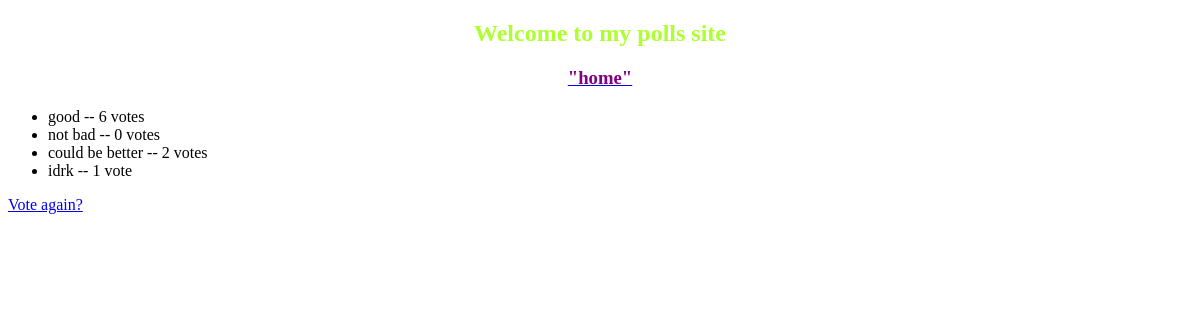
/polls/1/results/, run on an earlier commit of the app's database.
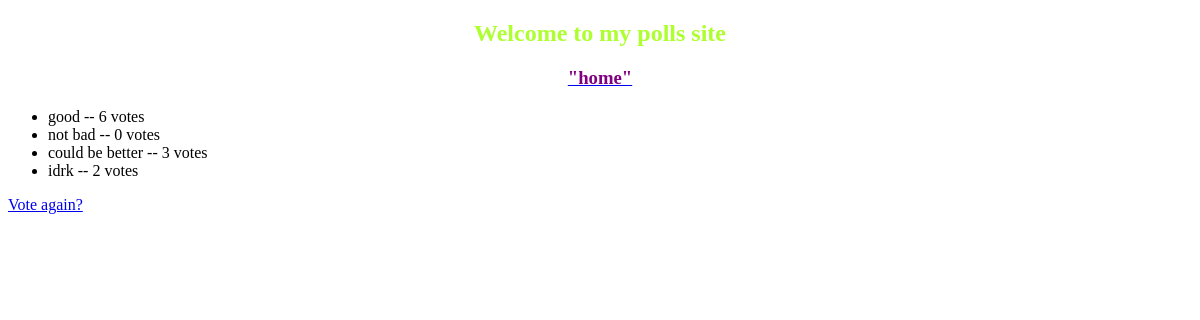
And on a later commit of the database.
### polls/models.py (models this page shows, shortened)
class Choice(models.Model):
    question = models.ForeignKey(Question, on_delete=models.CASCADE)
    choice_text = models.CharField(max_length=200)
    votes = models.IntegerField(default=0)

### polls/views.py (the view)
# urls.py: path('polls/<int:pk>/results/', views.ResultsView.as_view(), name='results'),
class ResultsView(generic.DetailView):
    model = Question
    template_name = 'results.html'

### templates/results.html (shortened to what this page needs)
{% extends 'base.html'%}
{% block content %}
<ul>
{% for choice in question.choice_set.all %}
    <li>{{ choice.choice_text }} -- {{ choice.votes }} vote{{ choice.votes|pluralize }}</li>
{% endfor %}
</ul>
<a href="{% url 'polls:detail' question.id %}">Vote again?</a>
{% endblock %}

### templates/base.html (shortened to what this page needs)
<!DOCTYPE Html>
<html lang="en">
{% load static %}
<link rel="stylesheet" type="text/css" href="{% static 'style.css' %}">
<head>
</head>
<header>
        <h2> Welcome to my polls site </h2>
        <a href="{% url 'polls:index' %}"><h3>"home"</h3></a>
</header>
<body>
{% block content %}{% endblock %}
</body>
</html>

### polls/static/style.css (style rules this page uses)
h2 { color: greenyellow; text-align: center; }
h3 { color: purple; text-align: center; }

What changed in the data, as far as the page shows it:
changed Choice "could be better": votes "2" → "3"
changed Choice "idrk": votes "1" → "2"
